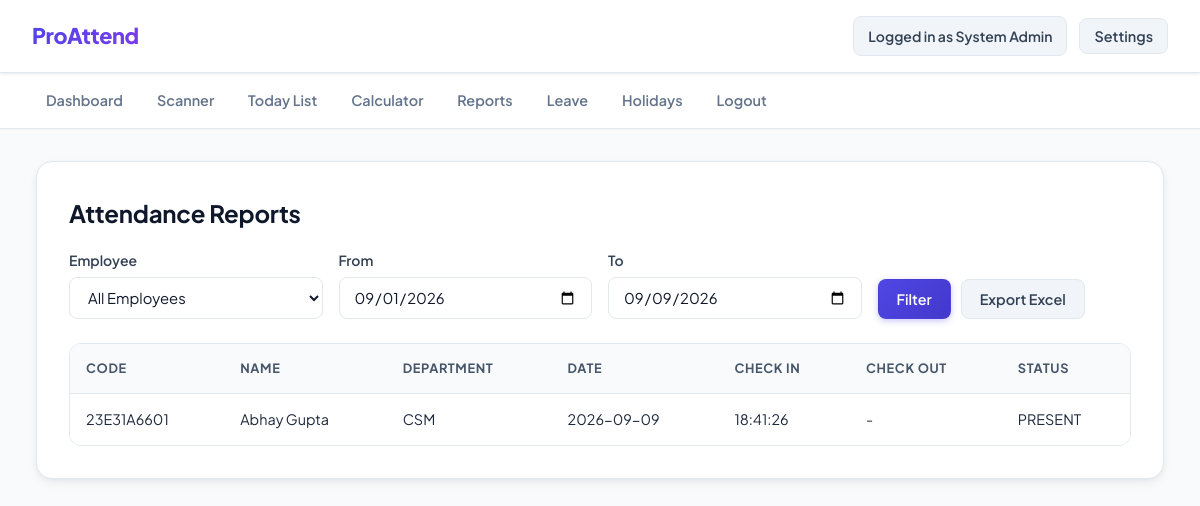
The page /reports (signed in) on the database its author committed.
### tables this page shows
CREATE TABLE attendance (
      id INTEGER PRIMARY KEY AUTOINCREMENT,
      employee_id INTEGER NOT NULL,
      attendance_date TEXT NOT NULL,
      check_in_time TEXT NULL,
      check_out_time TEXT NULL,
      status TEXT DEFAULT 'PRESENT',
      gps_lat REAL NULL,
      gps_lng REAL NULL,
      face_verified INTEGER DEFAULT 0,
      created_at TIMESTAMP DEFAULT CURRENT_TIMESTAMP,
      UNIQUE (employee_id, attendance_date),
      FOREIGN KEY (employee_id) REFERENCES employees(id) ON DELETE CASCADE
    );

CREATE TABLE employees (
      id INTEGER PRIMARY KEY AUTOINCREMENT,
      employee_code TEXT UNIQUE NOT NULL,
      full_name TEXT NOT NULL,
      department TEXT NOT NULL,
      designation TEXT NOT NULL,
      gmail TEXT,
      password_hash TEXT,
      active INTEGER DEFAULT 1,
      created_at TIMESTAMP DEFAULT CURRENT_TIMESTAMP
    );

### proattend.py (the view)
@app.route('/reports', methods=['GET'])
@admin_required
def reports():
    from_date = request.args.get('from_date') or date.today().replace(day=1).isoformat()
    to_date = request.args.get('to_date') or date.today().isoformat()
    employee_id = request.args.get('employee_id', '')
    employees = query_all('SELECT id, employee_code, full_name FROM employees WHERE active=1 ORDER BY full_name')
    params = [from_date, to_date]
    where = 'WHERE a.attendance_date BETWEEN ? AND ?'
    if employee_id:
        where += ' AND e.id=?'
        params.append(employee_id)
    rows = query_all(f'''
        SELECT e.employee_code, e.full_name, e.department, a.attendance_date,
               a.check_in_time, a.check_out_time, a.status
        FROM attendance a
        JOIN employees e ON e.id = a.employee_id
        {where}
        ORDER BY a.attendance_date DESC, e.full_name
    ''', tuple(params))
    return render_template(
        'reports.html',
        rows=rows,
        employees=employees,
        from_date=from_date,
        to_date=to_date,
        employee_id=employee_id
    )

### proattend.py (called while the page is built)
def get_db():
    db_path = os.getenv('DATABASE_PATH', os.path.join(os.path.dirname(__file__), 'database.db'))
    con = sqlite3.connect(db_path)
    con.row_factory = sqlite3.Row
    return con

def query_all(sql, params=None):
    con = get_db()
    cur = con.cursor()
    cur.execute(sql, params or ())
    rows = [dict(row) for row in cur.fetchall()]
    cur.close()
    con.close()
    return rows

def admin_required(f):
    @wraps(f)
    def wrapper(*args, **kwargs):
        if not session.get('admin_id'):
            return redirect(url_for('login'))
        return f(*args, **kwargs)
    return wrapper

### templates/reports.html (shortened to what this page needs)
{% extends 'base.html' %}
{% block content %}
<div class="card">
  <h2>Attendance Reports</h2>
  <form method="get" class="inline-form">
    <div>
      <label>Employee</label>
      <select name="employee_id">
        <option value="">All Employees</option>
      </select>
    </div>
    <div>
      <label>From</label>
      <input type="date" name="from_date" value="{{ from_date }}">
    </div>
    <div>
      <label>To</label>
      <input type="date" name="to_date" value="{{ to_date }}">
    </div>
    <div style="display:flex; gap:10px; align-items:end;">
      <button class="btn btn-primary" type="submit">Filter</button>
      <a class="btn btn-secondary"
         href="{{ url_for('export_attendance_report', employee_id=employee_id, from_date=from_date, to_date=to_date) }}">
         Export Excel
      </a>
    </div>
  </form>
  <table>
    <tr>
      <th>Code</th>
      <th>Name</th>
      <th>Department</th>
      <th>Date</th>
      <th>Check In</th>
      <th>Check Out</th>
      <th>Status</th>
    </tr>
    {% for row in rows %}
    <tr>
      <td>{{ row.employee_code }}</td>
      <td>{{ row.full_name }}</td>
      <td>{{ row.department }}</td>
      <td>{{ row.attendance_date }}</td>
      <td>{{ row.check_in_time or '-' }}</td>
      <td>{{ row.check_out_time or '-' }}</td>
      <td>{{ row.status }}</td>
    </tr>
    {% endfor %}
  </table>
</div>
{% endblock %}

### static/style.css (style rules this page uses)
:root { --font-family: 'Plus Jakarta Sans', -apple-system, BlinkMacSystemFont, 'Segoe UI', Roboto, sans-serif; --bg-main: #f8fafc; --bg-card: #ffffff; --text-main: #0f172a; --text-muted: #64748b; --text-light: #94a3b8; --primary: #4f46e5; --primary-hover: #4338ca; --primary-light: #eef2ff; --secondary-bg: #f1f5f9; --secondary-text: #334155; --secondary-hover: #e2e8f0; --danger-bg: #fef2f2; --danger-text: #dc2626; --danger-border: #fecaca; --danger-hover: #fee2e2; --success-bg: #ecfdf5; --success-text: #059669; --success-border: #a7f3d0; --border-color: #e2e8f0; --border-focus: #6366f1; --shadow-sm: 0 1px 3px rgba(15, 23, 42, 0.06), 0 1px 2px rgba(15, 23, 42, 0.04); --shadow-md: 0 4px 12px -2px rgba(15, 23, 42, 0.08), 0 2px 6px -1px rgba(15, 23, 42, 0.04); --shadow-lg: 0 10px 25px -3px rgba(15, 23, 42, 0.1), 0 4px 10px -2px rgba(15, 23, 42, 0.04); --radius-sm: 8px; --radius-md: 12px; --radius-lg: 16px; }
* { box-sizing: border-box; margin: 0; padding: 0; }
body { font-family: var(--font-family); background-color: var(--bg-main); color: var(--text-main); line-height: 1.6; min-height: 100vh; -webkit-font-smoothing: antialiased; }
.card { background: var(--bg-card); border-radius: var(--radius-lg); padding: 32px; border: 1px solid var(--border-color); box-shadow: var(--shadow-md); margin-bottom: 24px; }
.card h2 { font-size: 1.5rem; font-weight: 700; color: var(--text-main); margin-bottom: 16px; letter-spacing: -0.01em; }
.btn { display: inline-flex; align-items: center; justify-content: center; gap: 8px; padding: 10px 18px; font-size: 0.9rem; font-weight: 600; font-family: inherit; border-radius: var(--radius-sm); border: 1px solid transparent; cursor: pointer; text-decoration: none; transition: all 0.2s cubic-bezier(0.4, 0, 0.2, 1); line-height: 1.25; }
.btn-primary { background: linear-gradient(135deg, #4f46e5 0%, #4338ca 100%); color: #ffffff !important; box-shadow: 0 2px 6px rgba(79, 70, 229, 0.3); }
.btn-secondary { background: var(--secondary-bg); color: var(--secondary-text) !important; border: 1px solid var(--border-color); }
label { display: block; font-weight: 600; font-size: 0.875rem; color: #334155; margin-bottom: 6px; }
input[type="text"], input[type="number"], input[type="email"], input[type="password"], input[type="date"], select, textarea { width: 100%; padding: 10px 14px; font-size: 0.925rem; font-family: inherit; color: var(--text-main); background: #ffffff; border: 1px solid var(--border-color); border-radius: var(--radius-sm); transition: border-color 0.2s ease, box-shadow 0.2s ease; }
.inline-form { display: flex; gap: 16px; align-items: flex-end; flex-wrap: wrap; margin-bottom: 24px; }
.inline-form > div { flex: 1; min-width: 160px; }
table { width: 100%; border-collapse: separate; border-spacing: 0; border-radius: var(--radius-md); overflow: hidden; border: 1px solid var(--border-color); margin-top: 16px; }
th { background: #f8fafc; color: #475569; font-weight: 700; font-size: 0.8rem; text-transform: uppercase; letter-spacing: 0.05em; padding: 14px 16px; border-bottom: 1px solid var(--border-color); text-align: left; }
td { padding: 14px 16px; border-bottom: 1px solid #f1f5f9; color: #1e293b; font-size: 0.9rem; background: #ffffff; }
tr:last-child td { border-bottom: none; }

### rows shown on the page
attendance: employee_code "23E31A6601", full_name "Abhay Gupta", department "CSM", attendance_date "2026-09-09", check_in_time "18:41:26", check_out_time "-", status "PRESENT"

### other values the page prints
{{ session.get('admin_name') }} "System Admin"
